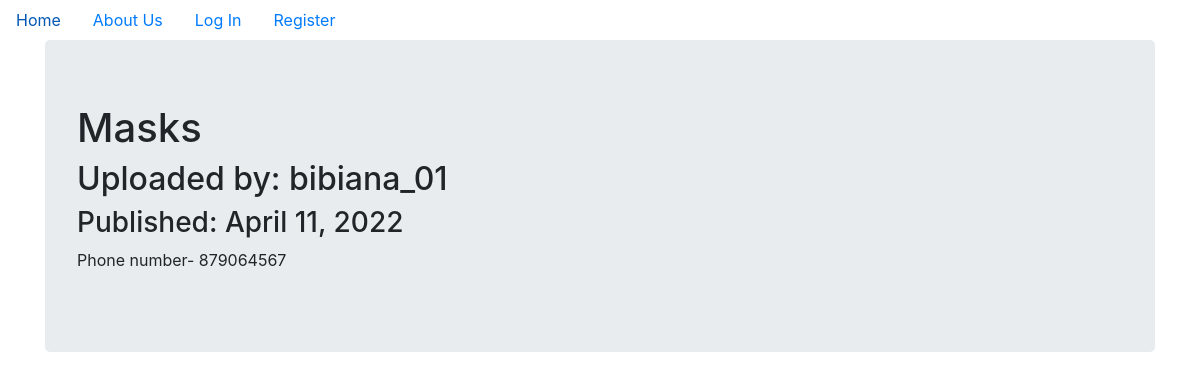
/2, run on the app's committed database.
### equipmentsupply/models.py (models this page shows, shortened)
class EquipmentPost(db.Model):
    users = db.relationship(User)
    id = db.Column(db.Integer, primary_key=True)
    user_id = db.Column(db.Integer, db.ForeignKey('users.id'), nullable=False)
    date = db.Column(db.DateTime, nullable=False, default=datetime.utcnow)
    title = db.Column(db.String(140), nullable=False)
    text = db.Column(db.Text, nullable=False)

class User(db.Model, UserMixin):
    __tablename__ = 'users'
    id = db.Column(db.Integer, primary_key = True)
    profile_image = db.Column(db.String(20), nullable=False, default='default_profile.png')
    email = db.Column(db.String(64), unique=True, index=True)
    username = db.Column(db.String(64), unique=True, index=True)
    password_hash = db.Column(db.String(128))
    posts = db.relationship('EquipmentPost', backref='author', lazy=True)

### equipmentsupply/users/views.py (the view)
@users.route("/<username>")
def user_posts(username):
    page = request.args.get('page', 1, type=int)
    user = User.query.filter_by(username=username).first_or_404()
    equipment_posts = EquipmentPost.query.filter_by(author=user).order_by(EquipmentPost.date.desc()).paginate(page=page, per_page=5)
    return render_template('user_equipment_posts.html', equipment_posts=equipment_posts, user=user)

### equipmentsupply/equipment_posts/views.py (called while the page is built)
@equipment_posts.route('/<int:equipment_post_id>')
def equipment_post(equipment_post_id):
    equipment_post = EquipmentPost.query.get_or_404(equipment_post_id)
    return render_template('equipment_post.html',title=equipment_post.title,
                            date=equipment_post.date,post=equipment_post
    )

### equipmentsupply/templates/equipment_post.html (shortened to what this page needs)
{% extends "base.html" %}
{% block content %}
<div class="jumbotron">
  <h1>{{ post.title }}</h1>
  <h2>Uploaded by: {{post.author.username}}</h2>
  <h3>Published: {{ post.date.strftime('%B %d, %Y') }}</h3>
  <p>{{post.text}}</p>
</div>
{% endblock content %}

### data on the page
EquipmentPost: title "Masks", date "April 11, 2022", text "Phone number- 879064567"
User: author.username "bibiana_01"
